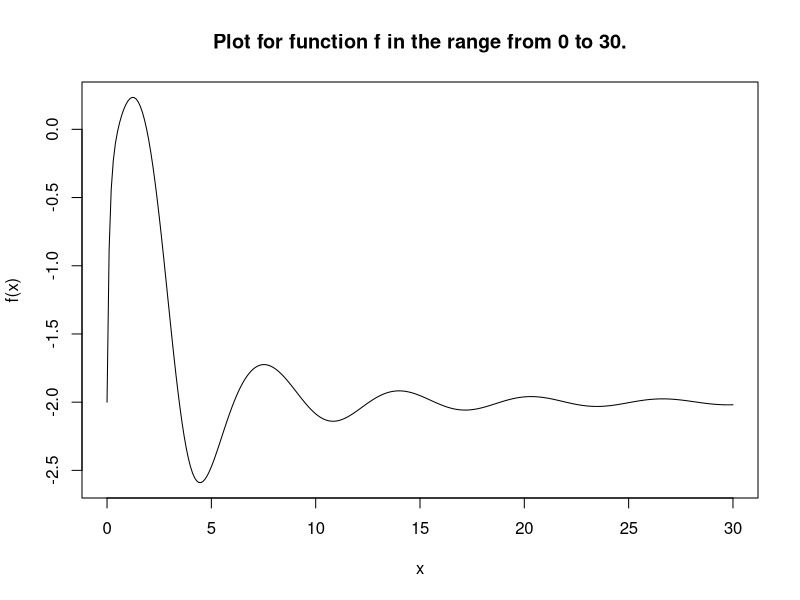
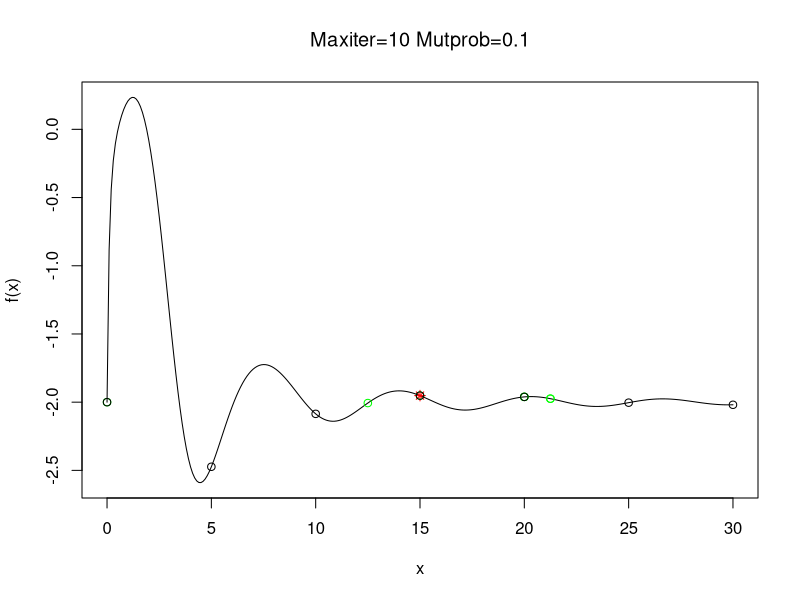
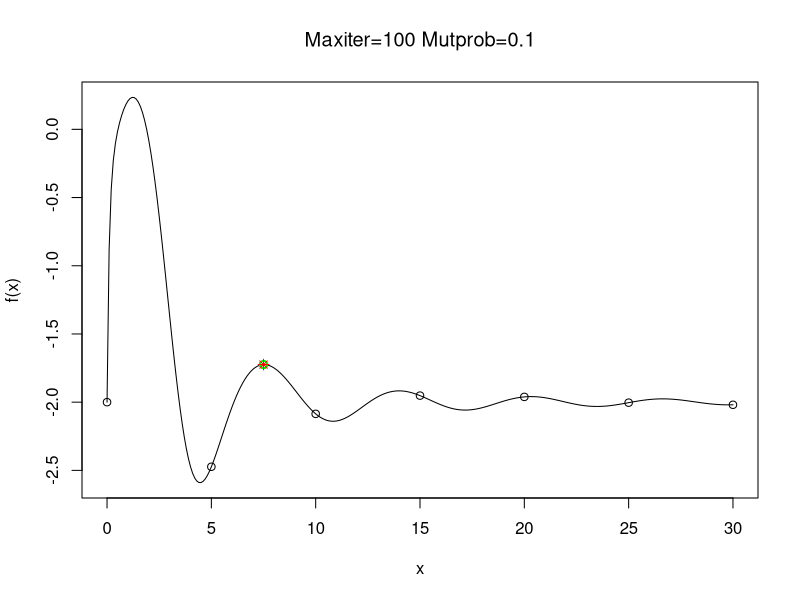
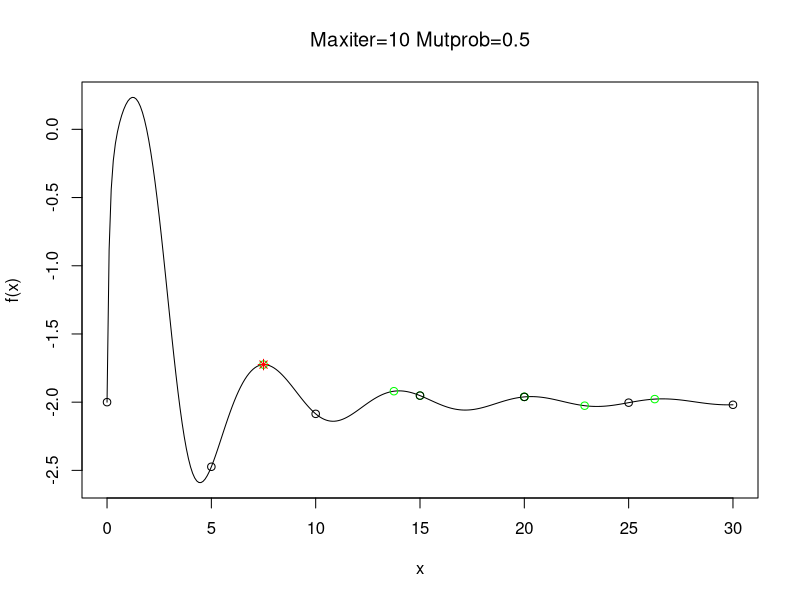
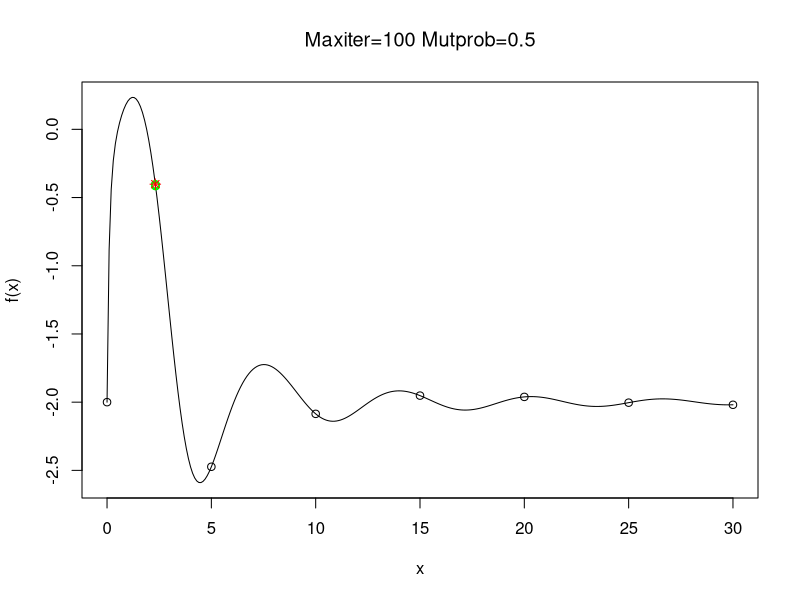
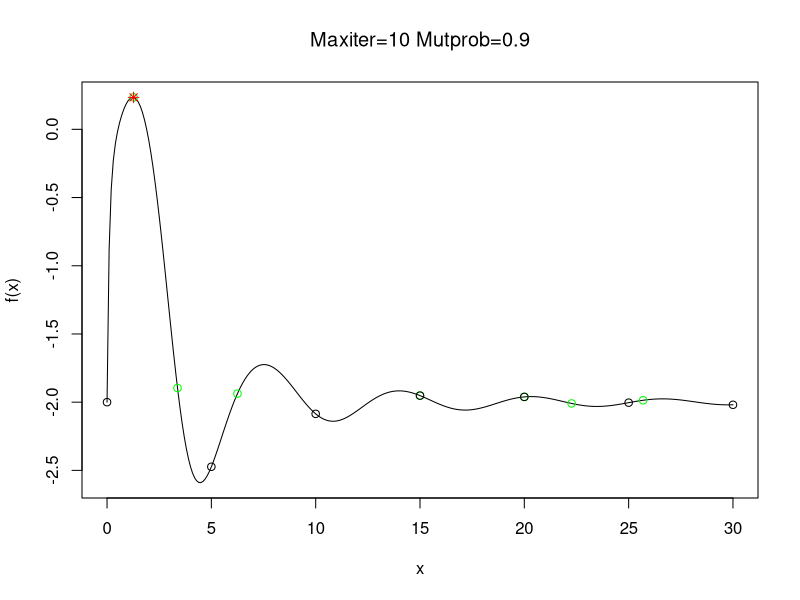
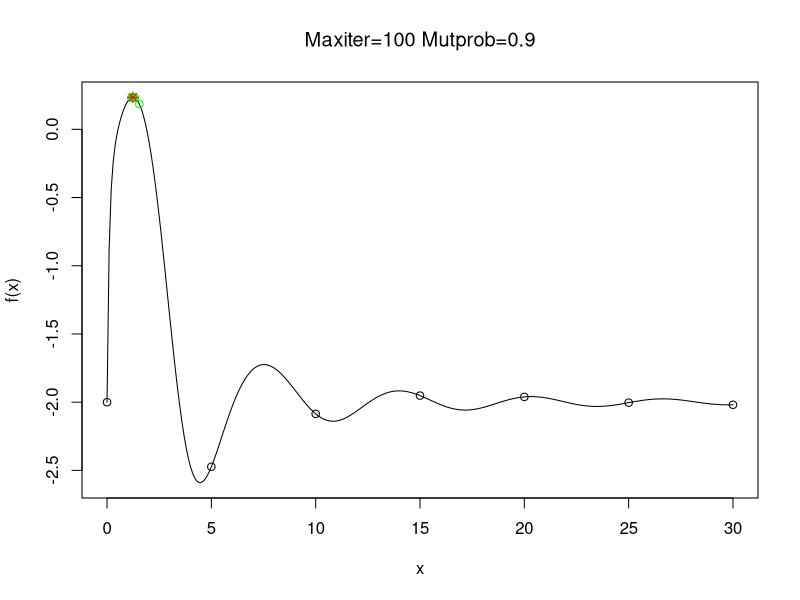

Recreate these plots in R, in order.
## ---- chunk 1
knitr::opts_chunk$set(echo = TRUE)
## ---- chunk 2
f= function(x) 
{
  result= ((x^2)/exp(x))-2*exp(-(9*sin(x))/(x^2+x+1))
  return(result)
}

## ---- chunk 3
crossover= function(x,y){
  
  kid= (x+y)/2
  return(kid)
    
}

## ---- chunk 4
mutate= function(x){
  
  result= (x^2)%%30
  return(result)

}

## ---- chunk 5
x= seq(0,30,0.1)
plot(x, f(x), main="Plot for function f in the range from 0 to 30.", ylab = "f(x)", type= "l")

## ---- chunk 6

genetic= function(maxiter,mutprob){
  x= seq(0,30,0.1)
  plot(x, f(x), main=substitute(paste('Maxiter=',maxiter,' Mutprob=', mutprob)), ylab = "f(x)", type= "l")
  X= seq(0,30,5)
  Values= f(X)
  mx= c()
  for(i in 1:maxiter){
    parents= sample(1:7, 2)
    victim= order(Values)[1]
    new_kid= crossover(X[parents[1]], X[parents[2]])

    new_kid= ifelse(mutprob> runif(1),mutate(new_kid),new_kid)
    X[victim]= new_kid
    
    Values= f(X)
    # print(Values)
    mxp= X[which.max(Values)]
    mxv= f(mxp)
    

  }
  # print(mxv)

  #last generation after iterations
  points(X, Values, col="green")
  #max value in the graph with red point
  points(mxp, mxv, col="red", pch=8)
  
  # comparing with initial values
  X_initial= seq(0,30,5)
  Values_initial= f(X_initial)
  points(X_initial, Values_initial, col="black")
  
  
  
}


## ---- chunk 7
# set.seed(12345)
genetic(10,0.1)
# set.seed(12345)
genetic(100,0.1)

# set.seed(12345)
genetic(10,0.5)
# set.seed(12345)
genetic(100,0.5)


# set.seed(12345)
genetic(10,0.9)
# set.seed(12345)
genetic(100,0.9)

